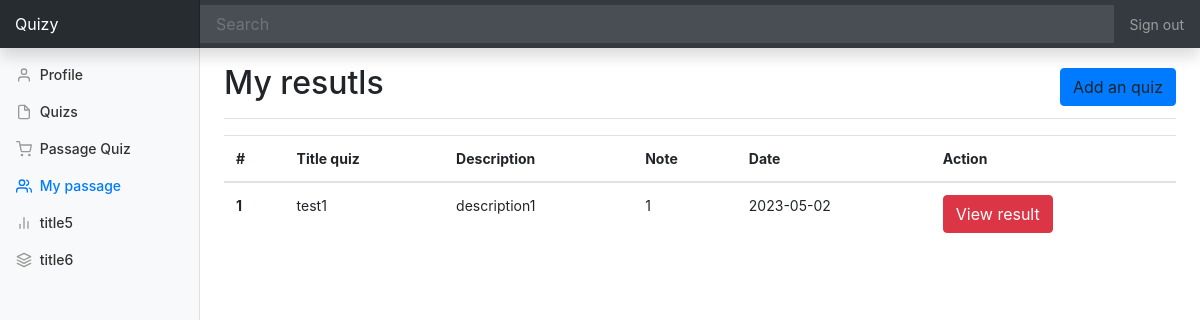
Screenshot of /islam/myquizpass.php (signed in) with the database file from the repository.
### tables this page shows
CREATE TABLE `pass_quiz` (
  `id_pass` int(11) NOT NULL,
  `id_user` int(11) DEFAULT NULL,
  `id_quiz` int(11) DEFAULT NULL,
  `date` date DEFAULT NULL,
  `note` int(11) DEFAULT NULL
);

CREATE TABLE `quiz` (
  `id_quiz` int(11) NOT NULL,
  `id_user` int(11) DEFAULT NULL,
  `title_quiz` varchar(255) DEFAULT NULL,
  `situation_quiz` int(11) DEFAULT NULL,
  `url_quiz` varchar(255) DEFAULT NULL,
  `quiz_duration` time DEFAULT NULL,
  `quiz_description` text DEFAULT NULL,
  `image` varchar(255) DEFAULT NULL
);

### islam/myquizpassmain.php (the view)
<main role="main" class="col-md-9 ml-sm-auto col-lg-10 px-4">
    <div class="d-flex justify-content-between flex-wrap flex-md-nowrap align-items-center pt-3 pb-2 mb-3 border-bottom">
        <h1 class="h2">My resutls</h1>
        <div>
            <a class="btn btn-primary" data-toggle="modal" data-target="#addQuiz">Add an quiz</a>
        </div>
    </div>
    <div>
        <table class="table">
            <thead>
                <tr>
                    <th scope="col">#</th>
                    <th scope="col">Title quiz</th>
                    <th scope="col">Description</th>
                    <th scope="col">Note</th>
                    <th scope="col">Date</th>
                    <th scope="col">Action</th>
                </tr>
            </thead>
            <tbody>
                <?php
                $i = 0;
                foreach ($quizs as $quiz) {
                    $i++;
                    print '
                              <tr>
                                <th scope="row">' . $i . '</th>
                                <td>' . $quiz['title_quiz'] . '</td>
                                <td>' . $quiz['quiz_description'] . '</td>
                                <td>' . $quiz['note'] . '</td>
                                <td>' . $quiz['date'] . '</td>
                                <td>
                                    <a class="btn btn-danger" href="../islam/view_result.php?id=' . $quiz['id_quiz'] . '">View result</a>
                                </td>
                              </tr>
                                       ';
                }
                ?>
            </tbody>
        </table>
    </div>
</main>

### css/dashboard.css (style rules this page uses)
body { font-size: .875rem; }
[role="main"] { padding-top: 48px; }

### rows the page displays
pass_quiz: id_quiz.title_quiz "test1", id_quiz.quiz_description "description1", note "1", date "2023-05-02"
